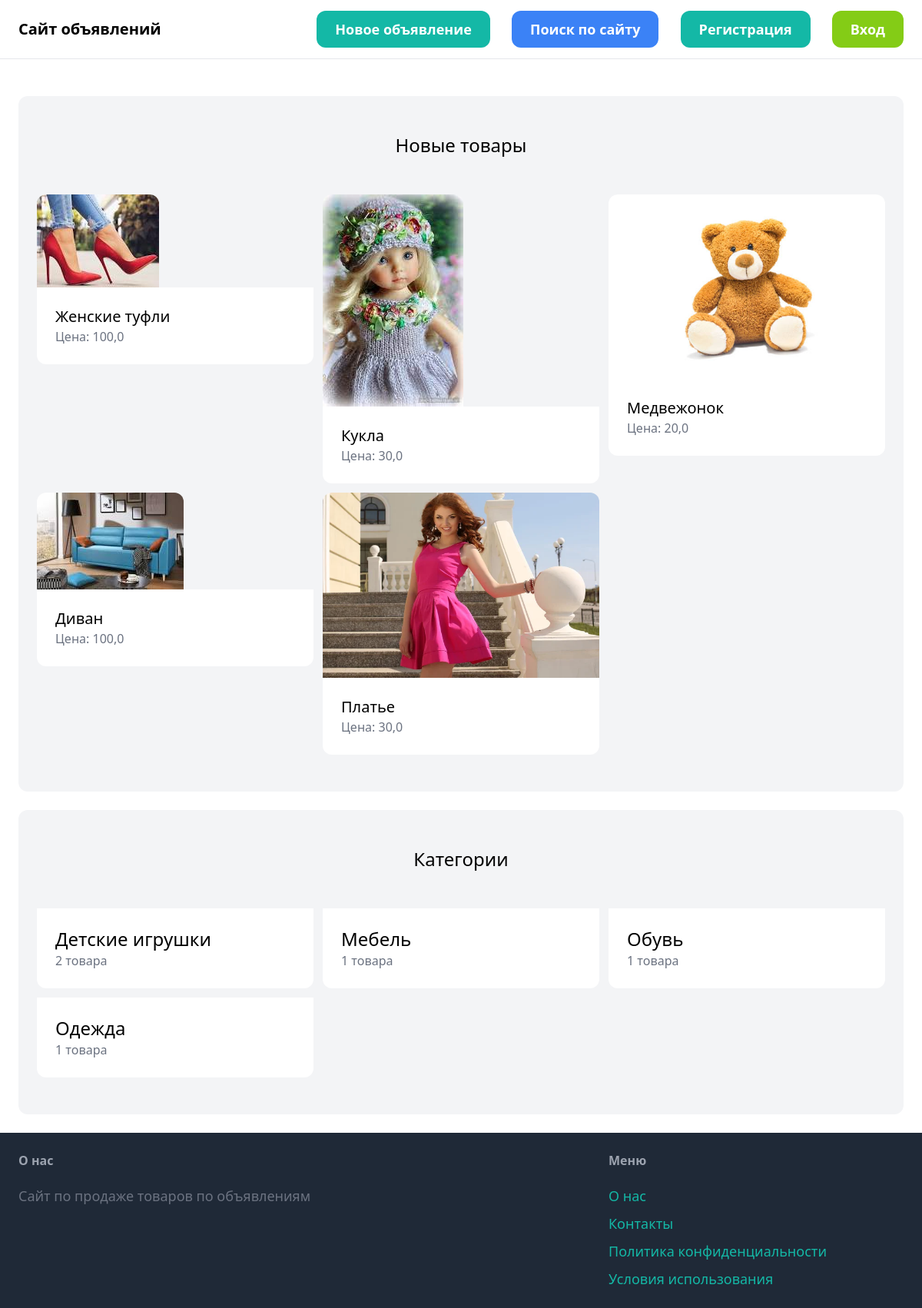
The page / on the database its author committed.
### item/models.py (models this page shows, shortened)
class Item(models.Model):
    category = models.ForeignKey(Category, related_name='items', on_delete=models.CASCADE)
    name = models.CharField(max_length=255)
    description = models.TextField(blank=True, null=True)
    price = models.FloatField()
    image = models.ImageField(upload_to='item_images', blank=True, null=True)
    is_sold = models.BooleanField(default=False)
    created_by = models.ForeignKey(User, related_name='items', on_delete=models.CASCADE)
    created_at = models.DateTimeField(auto_now_add=True)

class Category(models.Model):
    name = models.CharField(max_length=255)
    class Meta:
        ordering = ('name',)
        verbose_name_plural = 'Categories'

### core/views.py (the view)
# urls.py: path('', views.index, name='index'),
def index(request):
    items = Item.objects.filter(is_sold=False)[0:6]
    categories = Category.objects.all()
    return render(request, 'core/index.html', {
        'categories': categories,
        'items': items,
    })

### core/templates/core/index.html (shortened to what this page needs)
{% extends 'core/base.html' %}
{% block content %}
    <div class="mt-6 px-6 py-12 bg-gray-100 rounded-xl">
        <h2 class="mb-12 text-2xl text-center">Новые товары</h2>
        <div class="grid grid-cols-3 gap-3">
            {% for item in items %}
                <div>
                    <a href="{% url 'item:detail' item.id %}">
                        <div>
                            <img src="{{ item.image.url }}" class="rounded-t-xl">
                        </div>
                        <div class="p-6 bg-white rounded-b-xl">
                            <h2 class="text-xl">{{ item.name}}</h2>
                            <p class="text-gray-500">Цена: {{ item.price}}</p>
                        </div>
                    </a>
                </div>
            {% endfor %}
        </div>
    </div>
    <div class="mt-6 px-6 py-12 bg-gray-100 rounded-xl">
        <h2 class="mb-12 text-2xl text-center">Категории</h2>
        <div class="grid grid-cols-3 gap-3">
            {% for category in categories %}
                <div>
                    <a href="#">
                        <div class="p-6 bg-white rounded-b-xl">
                            <h2 class="text-2xl">{{ category.name}}</h2>
                            <p class="text-gray-500">{{ category.items.count }} товара</p>
                        </div>
                    </a>
                </div>
            {% endfor %}
        </div>
    </div>
{% endblock %}

### rows shown on the page
Item: image (picture), name "Женские туфли", price "100,0"
Item: image (picture), name "Кукла", price "30,0"
Item: image (picture), name "Медвежонок", price "20,0"
Item: image (picture), name "Диван", price "100,0"
Item: image (picture), name "Платье", price "30,0"
Category: name "Детские игрушки", items.count "2"
Category: name "Мебель", items.count "1"
Category: name "Обувь", items.count "1"
Category: name "Одежда", items.count "1"
